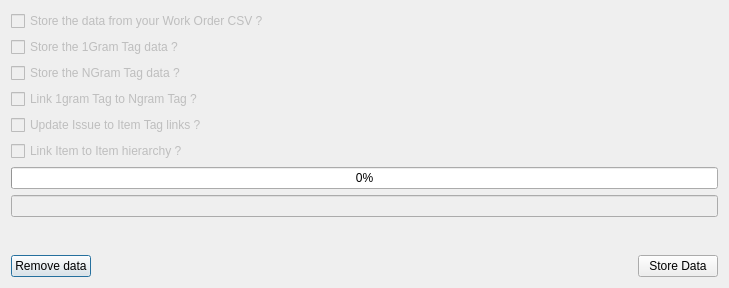
<?xml version="1.0" encoding="UTF-8"?>
<ui version="4.0">
 <class>Dialog_DialogDatabaseRunQuery</class>
 <widget class="QDialog" name="Dialog_DialogDatabaseRunQuery">
  <property name="geometry">
   <rect>
    <x>0</x>
    <y>0</y>
    <width>729</width>
    <height>288</height>
   </rect>
  </property>
  <property name="windowTitle">
   <string>Dialog</string>
  </property>
  <layout class="QGridLayout" name="gridLayout">
   <item row="0" column="0">
    <layout class="QGridLayout" name="gridLayout_7">
     <item row="0" column="0">
      <widget class="QCheckBox" name="checkBox_DialogDatabaseRunQuery_OriginalData">
       <property name="enabled">
        <bool>false</bool>
       </property>
       <property name="text">
        <string>Store the data from your Work Order CSV ?</string>
       </property>
      </widget>
     </item>
     <item row="1" column="0">
      <widget class="QCheckBox" name="checkBox_DialogDatabaseRunQuery_Tag1g">
       <property name="enabled">
        <bool>false</bool>
       </property>
       <property name="text">
        <string>Store the 1Gram Tag data ?</string>
       </property>
      </widget>
     </item>
     <item row="3" column="0">
      <widget class="QCheckBox" name="checkBox_DialogDatabaseRunQuery_1gToNg">
       <property name="enabled">
        <bool>false</bool>
       </property>
       <property name="text">
        <string>Link 1gram Tag to Ngram Tag ?</string>
       </property>
      </widget>
     </item>
     <item row="5" column="0">
      <widget class="QCheckBox" name="checkBox_DialogDatabaseRunQuery_ItemToItem">
       <property name="enabled">
        <bool>false</bool>
       </property>
       <property name="text">
        <string>Link Item to Item hierarchy ?</string>
       </property>
      </widget>
     </item>
     <item row="4" column="0">
      <widget class="QCheckBox" name="checkBox_DialogDatabaseRunQuery_IssueToItem">
       <property name="enabled">
        <bool>false</bool>
       </property>
       <property name="text">
        <string>Update Issue to Item Tag links ?</string>
       </property>
      </widget>
     </item>
     <item row="2" column="0">
      <widget class="QCheckBox" name="checkBox_DialogDatabaseRunQuery_TagNg">
       <property name="enabled">
        <bool>false</bool>
       </property>
       <property name="text">
        <string>Store the NGram Tag data ?</string>
       </property>
      </widget>
     </item>
     <item row="6" column="0">
      <widget class="QProgressBar" name="progressBar_DialogDatabaseRunQuery_RunQueries">
       <property name="value">
        <number>0</number>
       </property>
      </widget>
     </item>
     <item row="7" column="0">
      <widget class="QLineEdit" name="lineEdit_DialogDatabaseRunQuery_Info">
       <property name="enabled">
        <bool>false</bool>
       </property>
       <property name="inputMask">
        <string/>
       </property>
       <property name="text">
        <string/>
       </property>
       <property name="alignment">
        <set>Qt::AlignRight|Qt::AlignTrailing|Qt::AlignVCenter</set>
       </property>
       <property name="readOnly">
        <bool>true</bool>
       </property>
      </widget>
     </item>
    </layout>
   </item>
   <item row="1" column="0">
    <spacer name="verticalSpacer">
     <property name="orientation">
      <enum>Qt::Vertical</enum>
     </property>
     <property name="sizeHint" stdset="0">
      <size>
       <width>20</width>
       <height>40</height>
      </size>
     </property>
    </spacer>
   </item>
   <item row="2" column="0">
    <layout class="QGridLayout" name="gridLayout_3">
     <item row="0" column="2">
      <spacer name="horizontalSpacer">
       <property name="orientation">
        <enum>Qt::Horizontal</enum>
       </property>
       <property name="sizeHint" stdset="0">
        <size>
         <width>40</width>
         <height>20</height>
        </size>
       </property>
      </spacer>
     </item>
     <item row="0" column="0">
      <widget class="QPushButton" name="pushButton_DialogDatabaseRunQuery_DeleteData">
       <property name="enabled">
        <bool>true</bool>
       </property>
       <property name="text">
        <string>Remove data</string>
       </property>
      </widget>
     </item>
     <item row="0" column="3">
      <widget class="QPushButton" name="pushButton_DialogDatabaseRunQuery_RunQueries">
       <property name="enabled">
        <bool>true</bool>
       </property>
       <property name="text">
        <string>Store Data</string>
       </property>
      </widget>
     </item>
    </layout>
   </item>
  </layout>
 </widget>
 <resources/>
 <connections/>
</ui>
